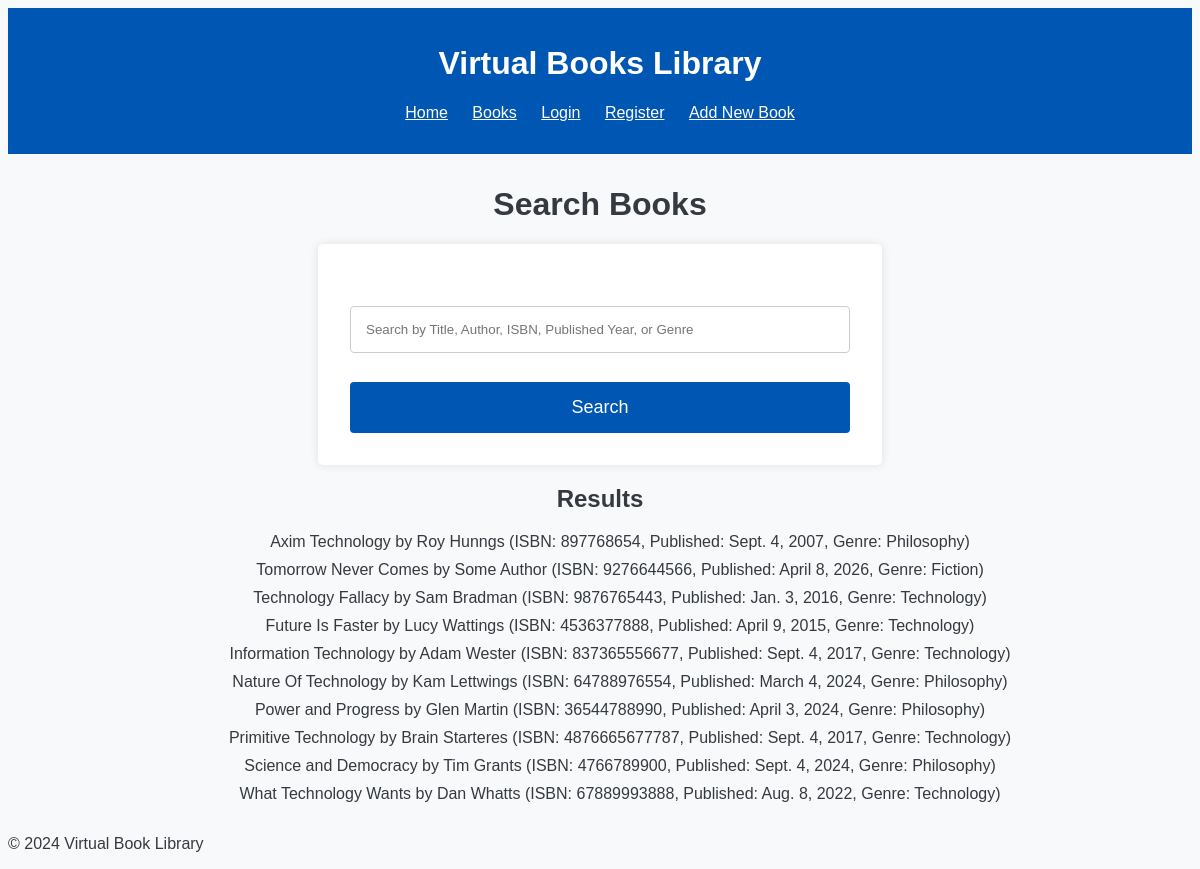
The app's page /search/ with its own data.
### books/models.py (models this page shows, shortened)
class Book(models.Model):
    title = models.CharField(max_length=200)
    author = models.CharField(max_length=200)
    published_date = models.DateField()
    isbn_number = models.CharField(max_length=13)
    pages = models.IntegerField()
    cover = models.ImageField(upload_to="book_covers/", blank=True, null=True)
    language = models.CharField(max_length=50)
    genre = models.CharField(max_length=100, blank=True, null=True)

### books/views.py (the view, shortened to what this page needs)
# urls.py: path("search/", views.book_search, name="book_search"),
def book_search(request):
    form = BookSearchForm(request.GET or None)
    query = Book.objects.all()
    context = {"form": form, "books": query}
    return render(request, "books/book_search.html", context)

### books/forms.py
class BookSearchForm(forms.Form):
    title = forms.CharField(required=False, label="Title")
    author = forms.CharField(required=False, label="Author")
    isbn_number = forms.CharField(required=False, label="ISBN")
    published_date = forms.DateField(
        required=False,
        label="Published Date",
        widget=forms.DateInput(attrs={"type": "date"}),
    )

### books/templates/books/book_search.html
{% extends "base_generic.html" %}
{% block content %}
  <h1>Search Books</h1>
  <form  method="get" action="{% url 'book_search' %}">
    {{ form.as_p }}
    <button type="submit">Search</button>
  </form>
  <h2>Results</h2>
  <ul>
    {% for book in books %}
      <li style="list-style-type: none; text-align: center;margin-bottom: 10px;">{{ book.title }} by {{ book.author }} (ISBN: {{ book.isbn_number }}, Published: {{ book.published_date }}, Genre: {{ book.genre }})</li>
    {% empty %}
      <li>No books found.</li>
    {% endfor %}
  </ul>
{% endblock %}

### static/styles.css (style rules this page uses)
body { font-family: Arial, sans-serif; background-color: #f8f9fa; color: #343a40; }
h1, h2 { color: #343a40; text-align: center; }
form { max-width: 500px; margin: 0 auto; padding: 2em; background: #fff; border-radius: 5px; box-shadow: 0 0 10px rgba(0, 0, 0, 0.1); }
form input[type="text"], form input[type="date"] { width: 500px; padding: 15px; margin: 1em 0; border: 1px solid #ccc; border-radius: 4px; box-sizing: border-box; }
form button[type="submit"] { width: 500px; padding: 15px; background-color: #0056b3; border: none; border-radius: 4px; color: white; font-size: 18px; cursor: pointer; }

### records on screen
Book: title "Axim Technology", author "Roy Hunngs", isbn_number "897768654", published_date "Sept. 4, 2007", genre "Philosophy"
Book: title "Tomorrow Never Comes", author "Some Author", isbn_number "9276644566", published_date "April 8, 2026", genre "Fiction"
Book: title "Technology Fallacy", author "Sam Bradman", isbn_number "9876765443", published_date "Jan. 3, 2016", genre "Technology"
Book: title "Future Is Faster", author "Lucy Wattings", isbn_number "4536377888", published_date "April 9, 2015", genre "Technology"
Book: title "Information Technology", author "Adam Wester", isbn_number "837365556677", published_date "Sept. 4, 2017", genre "Technology"
Book: title "Nature Of Technology", author "Kam Lettwings", isbn_number "64788976554", published_date "March 4, 2024", genre "Philosophy"
Book: title "Power and Progress", author "Glen Martin", isbn_number "36544788990", published_date "April 3, 2024", genre "Philosophy"
Book: title "Primitive Technology", author "Brain Starteres", isbn_number "4876665677787", published_date "Sept. 4, 2017", genre "Technology"
Book: title "Science and Democracy", author "Tim Grants", isbn_number "4766789900", published_date "Sept. 4, 2024", genre "Philosophy"
Book: title "What Technology Wants", author "Dan Whatts", isbn_number "67889993888", published_date "Aug. 8, 2022", genre "Technology"
